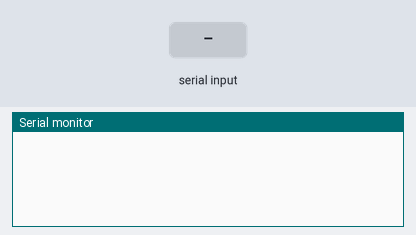
The sketch below on a simulated Arduino Uno, built with avr-gcc and run on an emulated ATmega328P. Shown: the last lines printed to the serial monitor. The test bench sets the inputs (shaded band).

Above: at 1.2 s.
1.3 s: "<A,\n" received over Serial
At 2.3 s:
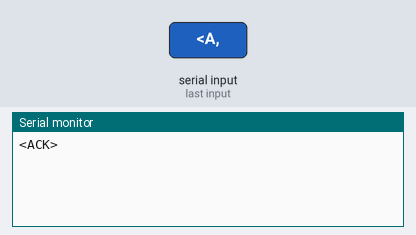
2.8 s: "<T>\n" received over Serial
At 3.6 s:
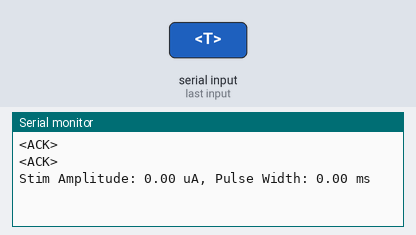

Measured:
- after the input at 1.3 s, the serial monitor: prints a new line at once (image 1)
- after the input at 2.8 s, the serial monitor: prints a new line at once (image 2)

The sketch:

interupt_test.ino
```cpp
#include <Arduino.h>

float stim_amplitude = 0.0;
float pulse_width = 0.0;
int comm_state = 0; // 0: User Mode, 1: PC Mode
int trigger_state = 0; // 0: External Trigger Off, 1: External Trigger On
int stim_state = 0;

void setup() {
  Serial.begin(9600);
  while (!Serial) {
    ; // wait for serial port to connect. Needed for native USB port only
  }
}

void loop() {
  if (Serial.available() > 0) {
    String input = Serial.readStringUntil('\n');
    input.trim();

    if (input.startsWith("<A,")) {
      stim_amplitude = input.substring(3, input.length() - 1).toFloat();
      Serial.println("<ACK>");
    } else if (input.startsWith("<P,")) {
      pulse_width = input.substring(3, input.length() - 1).toFloat();
      Serial.println("<ACK>");
    } else if (input == "<T>") {
      comm_state ^= 1; // Toggle comm_state
      Serial.println("<ACK>");
    } else if (input == "<STOP>") {
      Serial.println("System Stop Initiated");
      Serial.println("<ACK>");
    } else if (input == "<EX>") {
      // Handle external trigger toggle
      trigger_state ^= 1; // Toggle trigger_state
      Serial.print("External Triggers Toggled: ");
      Serial.println(trigger_state);
      Serial.println("<ACK>");
    } else if (input == "<STIM>") {
      // Handle recording toggle
      stim_state ^= 1; // Toggle trigger_state
      Serial.print("Stimulation State Toggled: ");
      Serial.println(stim_state);
      Serial.println("<ACK>");
    }
  }

  if (comm_state == 1) {
    // Broadcasting state
    Serial.print("Stim Amplitude: ");
    Serial.print(stim_amplitude);
    Serial.print(" uA, Pulse Width: ");
    Serial.print(pulse_width);
    Serial.println(" ms");
    delay(1000); // Broadcast every second
  }
}
```
